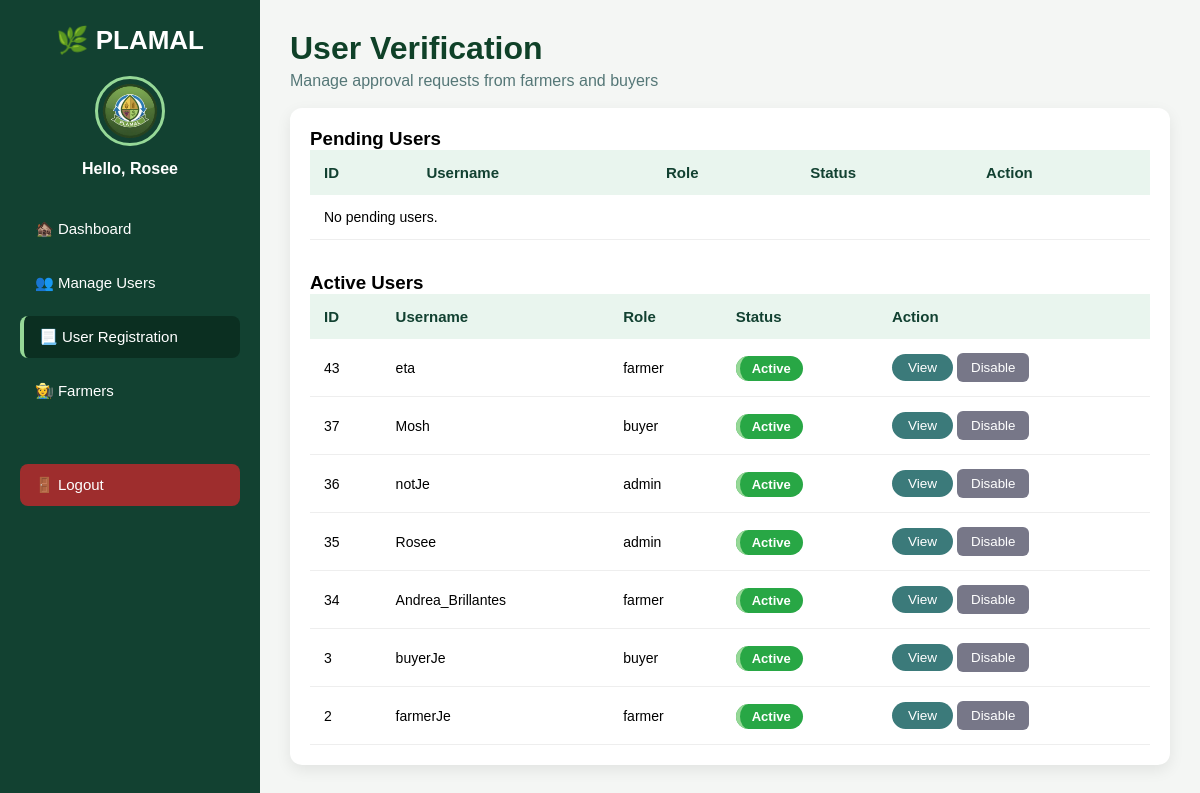
Page /admin_page/registration.php (signed in) on the committed database.
### tables this page shows
CREATE TABLE `users` (
  `id` int(11) NOT NULL,
  `role` enum('admin','buyer','farmer') NOT NULL,
  `username` varchar(100) NOT NULL,
  `email` varchar(255) DEFAULT NULL,
  `password` varchar(255) NOT NULL,
  `created_at` timestamp NOT NULL DEFAULT current_timestamp(),
  `status` enum('pending','active','disabled','archived','deactivated') DEFAULT 'pending',
  `email_verified` tinyint(1) NOT NULL DEFAULT 0,
  `deactivated_at` datetime DEFAULT NULL
);

### admin_page/registration.php (the view, shortened to what this page needs)
<?php
require_once "../db_connection.php";
$pending = [];
$active = [];
$stmt = $conn->prepare("SELECT id, username, role, status FROM users WHERE status = 'active' ORDER BY id DESC");
$stmt->execute();
$r = $stmt->get_result();
while ($row = $r->fetch_assoc()) $active[] = $row;
?>
<!DOCTYPE html>
<html lang="en">
<head>
    <link rel="stylesheet" href="css/registration.css">
    <link rel="stylesheet" href="css/mobileview.css">
</head>
<body>
<div class="sidebar">
    <h2 class="logo">🌿 PLAMAL</h2>
    <div class="farmer-info">
        <img src="images/icon.png" alt="Farmer" class="avatar">
        <p class="farmer-name">Hello, <?php echo htmlspecialchars($_SESSION['username']); ?></p>
    </div>
    <nav class="menu">
        <a href="admin_dashboard.php" class="menu-item">🏚️ Dashboard</a>
        <a href="user.php" class="menu-item">👥 Manage Users</a>
        <a href="registration.php" class="menu-item active">📃 User Registration</a>
        <a href="farmers_list.php" class="menu-item">👩‍🌾 Farmers</a>
        <a href="logout.php" class="menu-item logout">🚪 Logout</a>
    </nav>
</div>
<div class="admin-container">
    <h1 class="page-title">User Verification</h1>
    <p class="subtitle">Manage approval requests from farmers and buyers</p>
    <div class="admin-panel">
        <h3>Pending Users</h3>
        <table class="admin-table">
            <thead>
                <tr>
                    <th>ID</th><th>Username</th><th>Role</th><th>Status</th><th>Action</th>
                </tr>
            </thead>
            <tbody id="pending-body">
                <?php if (empty($pending)): ?>
                    <tr><td colspan="5">No pending users.</td></tr>
                <?php endif; ?>
            </tbody>
        </table>
        <h3 style="margin-top:32px;">Active Users</h3>
        <table class="admin-table">
            <thead>
                <tr>
                    <th>ID</th><th>Username</th><th>Role</th><th>Status</th><th>Action</th>
                </tr>
            </thead>
            <tbody id="active-body">
                <?php if (empty($active)): ?>
                    <tr><td colspan="5">No active users.</td></tr>
                <?php else: ?>
                    <?php foreach ($active as $u): ?>
                        <tr id="user-a-<?php echo $u['id']; ?>">
                            <td><?php echo $u['id']; ?></td>
                            <td><?php echo htmlspecialchars($u['username']); ?></td>
                            <td><?php echo htmlspecialchars($u['role']); ?></td>
                            <td><span class="badge active">Active</span></td>
                            <td>
                                <button class="view-btn" onclick="openUserModal(<?php echo $u['id']; ?>, '<?php echo $u['role']; ?>')">View</button>
                                <button class="disable-btn" onclick="disableUser(<?php echo $u['id']; ?>)">Disable</button>
                            </td>
                        </tr>
                    <?php endforeach; ?>
                <?php endif; ?>
            </tbody>
        </table>
    </div>
</div>
</body>
</html>

### admin_page/css/registration.css (style rules this page uses)
* { margin: 0; padding: 0; box-sizing: border-box; font-family: "Poppins", sans-serif; }
body { display: flex; background: #f4f6f4; }
.sidebar { width: 260px; background: #124131; color: white; height: 100vh; padding: 25px 20px; position: fixed; }
.logo { text-align: center; margin-bottom: 20px; font-size: 26px; font-weight: 600; }
.farmer-info { text-align: center; margin-bottom: 30px; }
.avatar { width: 70px; height: 70px; border-radius: 50%; border: 3px solid #96d897; }
.farmer-name { margin-top: 10px; font-size: 16px; font-weight: 600; }
.menu { display: flex; flex-direction: column; gap: 12px; }
.menu-item { padding: 12px 15px; background: transparent; border-radius: 8px; color: white; text-decoration: none; font-size: 15px; transition: 0.2s; }
.active { background: #0b2f21; border-left: 4px solid #96d897; }
.logout { margin-top: 40px; background: #9e2d2d; }
.admin-container { margin-left: 260px; width: calc(100% - 260px); padding: 30px; font-family: 'Poppins', sans-serif; }
.page-title { font-size: 32px; font-weight: 700; color: #0f4128; margin-bottom: 5px; }
.subtitle { color: #577; margin-bottom: 18px; }
.admin-panel { background: white; padding: 20px; border-radius: 12px; box-shadow: 0 5px 15px rgba(0,0,0,0.08); }
.admin-table { width: 100%; border-collapse: collapse; }
.admin-table th { text-align: left; padding: 14px; background: #e9f5ee; color: #124131; font-size: 15px; }
.admin-table td { padding: 14px; border-bottom: 1px solid #eee; font-size: 14px; }
.badge { padding: 5px 12px; border-radius: 20px; font-size: 13px; font-weight: 600; }
.badge.active { background: #d4f5d4; color: #1a7f2e; }
.disable-btn { background: #778; color: white; border: none; padding: 7px 14px; border-radius: 6px; cursor: pointer; }
.view-btn { background: #3b7a7a; color: white; border: none; padding: 6px 16px; border-radius: 30px; cursor: pointer; font-size: 0.85rem; font-weight: 500; transition: background 0.2s; }
.badge.active { background: #28a745; color: white; }

### admin_page/css/mobileview.css (style rules this page uses)
* { margin:0; padding:0; box-sizing:border-box; font-family:"Poppins",sans-serif; }
body { display:flex; background:#f4f6f4; min-height:100vh; }
.sidebar { width:260px; background:#124131; color:white; height:100vh; padding:25px 20px; position:fixed; left:0; top:0; }
.logo { text-align:center; margin-bottom:20px; font-size:26px; font-weight:600; }
.farmer-info { text-align:center; margin-bottom:30px; }
.avatar { width:70px; height:70px; border-radius:50%; border:3px solid #96d897; object-fit:cover; }
.farmer-name { margin-top:10px; font-size:16px; font-weight:600; }
.menu { display:flex; flex-direction:column; gap:12px; }
.menu-item { padding:12px 15px; background:transparent; border-radius:8px; color:white; text-decoration:none; font-size:15px; transition:.2s; display:flex; align-items:center; gap:8px; }
.menu-item.active { background:#0b2f21; border-left:4px solid #96d897; }
.menu-item.logout { margin-top:40px; background:#9e2d2d; }
.content, .admin-container, .user-management-container { margin-left:260px; width:calc(100% - 260px); }

### rows in the picture
users: id "43", username "eta", role "farmer"
users: id "37", username "Mosh", role "buyer"
users: id "36", username "notJe", role "admin"
users: id "35", username "Rosee", role "admin"
users: id "34", username "Andrea_Brillantes", role "farmer"
users: id "3", username "buyerJe", role "buyer"
users: id "2", username "farmerJe", role "farmer"

### other values in the picture
$_SESSION['username'] "Rosee"
